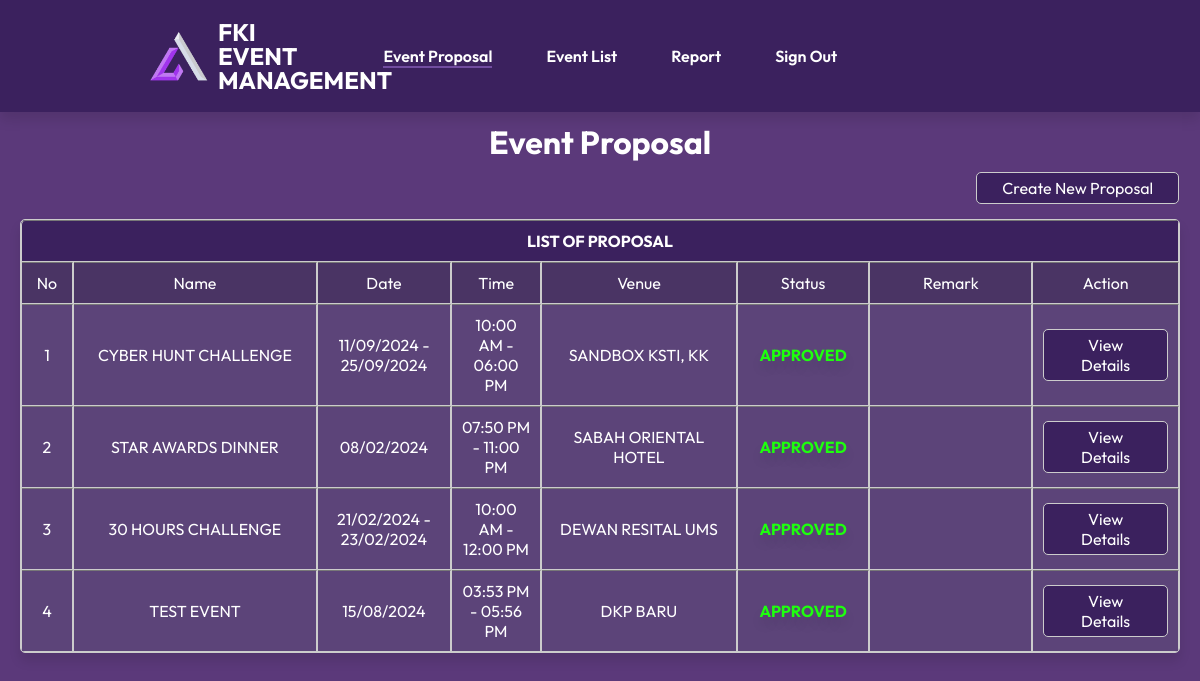
Screenshot of /resources/pmfki/proposal/proposal_pmfki.php (signed in) with the database file from the repository.
### tables this page shows
CREATE TABLE `event` (
  `event_id` int(11) NOT NULL,
  `event_name` varchar(255) DEFAULT NULL,
  `event_synopsis` longtext DEFAULT NULL,
  `event_objective` longtext DEFAULT NULL,
  `event_impact` longtext DEFAULT NULL,
  `event_startDate` date DEFAULT NULL,
  `event_endDate` date DEFAULT NULL,
  `event_startTime` time DEFAULT NULL,
  `event_endTime` time DEFAULT NULL,
  `event_venue` varchar(255) DEFAULT NULL,
  `event_poster` varchar(255) DEFAULT NULL,
  `event_posterDesc` longtext NOT NULL,
  `event_pwd` varchar(50) DEFAULT NULL,
  `event_status` varchar(10) DEFAULT NULL,
  `event_adminRemark` longtext NOT NULL,
  `admin_id` varchar(20) DEFAULT NULL,
  `pmfki_id` varchar(20) DEFAULT NULL
);

### resources/pmfki/proposal/proposal_pmfki.php (the view, shortened to what this page needs)
<?php
    include('config.php');
?>
<!DOCTYPE html>
<html lang="en">
    <head>
    	<link rel="stylesheet" href="css/style.css">
    </head>
    <body>
        <div class="header-row">
            <div class="header-main">
                <img src="src/icon.png" alt="Website Logo">
                <h2>
                    <span>FKI</span>
                    <span>EVENT</span>
                    <span>MANAGEMENT</span>
                </h2>
                <table class="header-nav">
                    <tr>
                        <?php include ('navigation_pmfki.php') ?>
                    </tr>
                </table>
            </div>
        </div>
        <div class="table-list">
            <h1>Event Proposal</h1>
                <div class=middle-button>
                    <button class="normal-btn" onclick="popup_form()">Create New Proposal</button>
                </div>
            <table  border="1" width="100%" class="event-list-table">
                <tr>
                    <th colspan="13">LIST OF PROPOSAL</th>
                </tr>
                <tr>
                    <td width="2%">No</td>
                    <td width="15%">Name</td>
                    <td width="5%">Date</td>
                    <td width="5%">Time</td>
                    <td width="12%">Venue</td>
                    <td width="5%">Status</td>
                    <td width="10%">Remark</td>
                    <td width="5%">Action</td>
                </tr>
                <?php
                    $sql = "SELECT * FROM event e WHERE NOT e.event_status = 'F'";
                    $stmt = mysqli_prepare($conn, $sql);
                    mysqli_stmt_execute($stmt);
                    $result = mysqli_stmt_get_result($stmt);
                    if (mysqli_num_rows($result) > 0) {
                        $numrow=1;
                        while($row = mysqli_fetch_assoc($result)) {
                            echo "<tr>";
                            echo "<td>" . $numrow . "</td><td>". $row["event_name"] . "</td>";
                            $startDateFormat = date("d/m/Y", strtotime($row["event_startDate"]));
                            $endDateFormat = date("d/m/Y", strtotime($row["event_endDate"]));
                            if ($startDateFormat == $endDateFormat) {
                                echo '<td>' . $startDateFormat . '</td>';
                            } else {
                                echo '<td>' . $startDateFormat . ' - ' . $endDateFormat . '</td>';
                            }
                            $startTime12Hour = date("h:i A", strtotime($row["event_startTime"]));
                            $endTime12Hour = date("h:i A", strtotime($row["event_endTime"]));
                            echo '<td>' . $startTime12Hour . ' - ' . $endTime12Hour . '</td>';
                            echo '<td>' . $row["event_venue"] . '</td>';
                            $event_status = $row["event_status"];
                            if ($event_status == 'A' || $event_status == 'C') {
                                echo "<td class='status-active'>APPROVED</td>";
                            } else if ($event_status == 'P') {
                                echo "<td class='status-pending'>PENDING</td>";
                            } else if ($event_status == 'D') {
                                echo "<td class='status-closed' >DECLINED</td>";
                            } else {
                                echo "<td>" . $row["event_status"] . "</td>";
                            }
                            echo "<td>" . $row["event_adminRemark"] . "</td>";
                            echo '<td><button class="normal-btn" onclick="location.href=\'proposal_view.php?id=' . $row["event_id"] . '\'">View Details</button></td>';                    echo "</tr>" . "\n\t\t";
                            $numrow++;
                        }
                    } else {
                        echo '<tr><td colspan="7">0 results</td></tr>';
                    }
                ?>
            </table>
        </div>
    </body>
</html>

### public/css/style.css (style rules this page uses)
*,h1 { font-family: 'Outfit', sans-serif; }
body { background-color: #5b397a; margin: 0; box-sizing: border-box; font-family: 'Outfit', sans-serif; }
.header-row { background-color: #3b215e; display: flex; justify-content: space-between; align-items: center; box-shadow: 0 8px 12px rgba(0, 0, 0, 0.1); }
.header-main { display: flex; align-items: center; margin: 20px; flex: 20%; }
.header-main img { padding-left: 130px; width: 5%; }
.header-main h2 { color: #fff; white-space: nowrap; width: 14%; padding-left: 10px; margin: 0; }
.header-main h2 span { display: block; text-align: left; margin: 0; line-height: 1; }
.table-list { display: flex; flex-direction: column; justify-content: center; align-items: center; margin-right: 10px; margin-left: 10px; margin-bottom: 5%; }
.table-list h1,h2 { color: #fff; text-align: center; margin: 10px; }
.event-list-table { margin-top: 15px; margin-left: 10px; margin-right: 10px; border: 1px solid #ccc; border-style: solid; border-collapse: seperate; border-spacing: 0; border-radius: 5px; background-color: #5c4479; overflow: hidden; width: auto; text-align: center; box-shadow: 0 8px 12px rgba(0, 0, 0, 0.1); margin-bottom: 3%; }
.event-list-table td.status-active { color: #1eff0e; font-weight: bold; text-shadow: 0 8px 12px rgba(0, 0, 0, 0.1); }
.event-list-table th { background-color:#3b215e; }
.event-list-table tr:nth-child(2) { background-color: #4a3464; }
.event-list-table td, th { border-left: 1px solid #ccc; padding: 10px; color: #fff; }
.event-list-table tr:first-child th:first-child { border-top-left-radius: 5px; }
.event-list-table tr:first-child th:last-child { border-top-right-radius: 5; }
.event-list-table tr:last-child td:first-child { border-bottom-left-radius: 5; }
.event-list-table tr:last-child { border-bottom-right-radius: 5; }
.normal-btn { background-color: #3b215e; color: #fff; border: 1px solid #ccc; display: inline-block; border-radius: 5px; padding: 5px; padding-left: 25px; padding-right: 25px; text-align: center; z-index: 0; outline: none; position: relative; font-size: inherit; font-family: inherit; overflow: hidden; }
.normal-btn::before { content: ''; z-index: -1; position: absolute; top: 50%; left: 50%; width: 1em; height: 1em; border-radius: 50%; background-color: #a07fa7; transform-origin: center; transform: translate3d(-50%, -50%, 0) scale3d(0, 0, 0); transition: transform 0.35s ease-in-out; }
.middle-button { display: flex; flex-direction: row; justify-content: right; align-items: center; width: 99%; text-align: right; margin: 0; padding-right: 10px; }

### rows the page displays
event: event_name "CYBER HUNT CHALLENGE", event_startDate "11/09/2024", event_endDate "25/09/2024", event_startTime "10:00 AM", event_endTime "06:00 PM", event_venue "SANDBOX KSTI, KK", event_status "APPROVED"
event: event_name "STAR AWARDS DINNER", event_startDate "08/02/2024", event_startTime "07:50 PM", event_endTime "11:00 PM", event_venue "SABAH ORIENTAL HOTEL", event_status "APPROVED"
event: event_name "30 HOURS CHALLENGE", event_startDate "21/02/2024", event_endDate "23/02/2024", event_startTime "10:00 AM", event_endTime "12:00 PM", event_venue "DEWAN RESITAL UMS", event_status "APPROVED"
event: event_name "TEST EVENT", event_startDate "15/08/2024", event_startTime "03:53 PM", event_endTime "05:56 PM", event_venue "DKP BARU", event_status "APPROVED"

### other values shown
$page_title "Event Proposal"
$page_title "Event List"
$page_title "Report"
$page_title "Sign Out"
